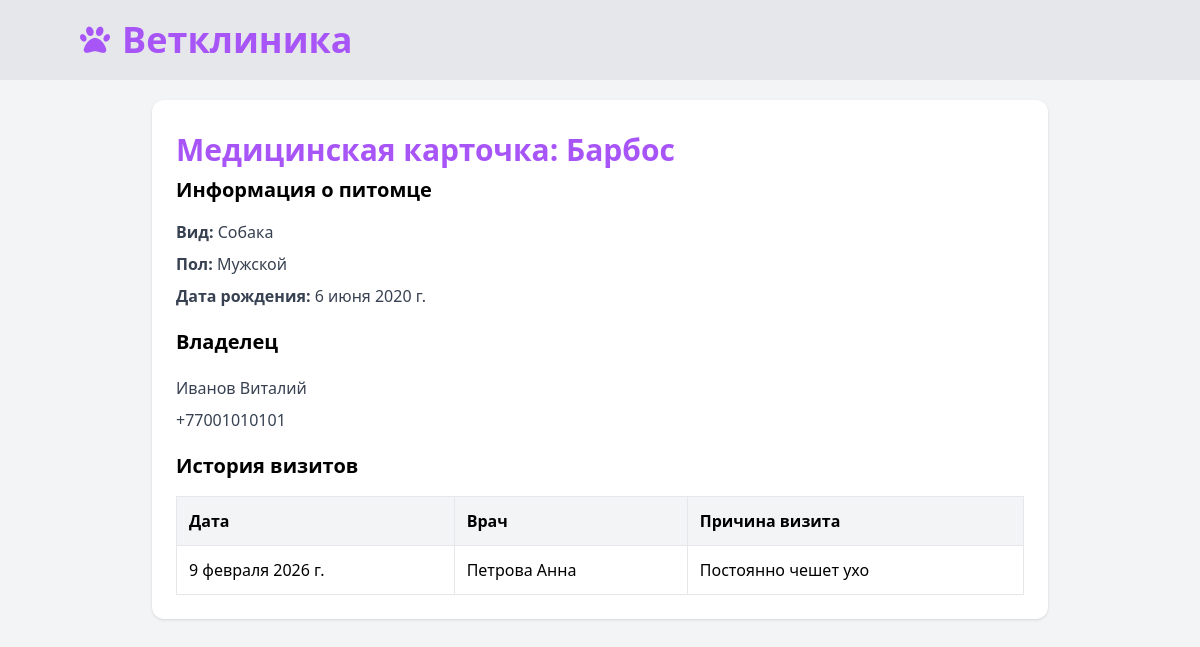
Page /pets/2/ on the committed database.
### main/models.py (models this page shows, shortened)
class Pet(models.Model):
    name = models.CharField('Имя питомца', max_length=100)
    class Type(models.TextChoices):
        CAT = 'cat', 'Кошка'
        DOG = 'dog', 'Собака'
        BIRD = 'bird', 'Птица'
        BUNNY = 'bunny', 'Кролик'
    type = models.CharField('Вид питомца', max_length=20, choices=Type.choices)
    birth_date = models.DateField('Дата рождения')
    class Gender(models.TextChoices):
        FEMALE = 'female', 'Женский'
        MALE = 'male', 'Мужской'
    gender = models.CharField('Пол', max_length=10, choices=Gender.choices)
    owner = models.ForeignKey(
        Owner,
        on_delete=models.CASCADE,
        related_name='pets',
        verbose_name='Владелец'
    )
    class Meta:
        verbose_name = "Питомец"
        verbose_name_plural = "Питомцы"

class Owner(models.Model):
    name = models.CharField('Имя', max_length=100)
    last_name = models.CharField('Фамилия', max_length=100)
    phone = models.CharField(
        'Номер телефона',
        max_length=20,
        validators=[phone_validator]
    )
    email = models.EmailField('Электронная почта', max_length=254)
    class Meta:
        verbose_name = "Владелец"
        verbose_name_plural = "Владельцы"

class Appointment(models.Model):
    pet = models.ForeignKey(
        Pet,
        on_delete=models.CASCADE,
        related_name='appointments',
        verbose_name='Питомец'
    )
    doctor = models.ForeignKey(
        Doctor,
        on_delete=models.CASCADE,
        verbose_name='Врач'
    )
    appointment_date = models.DateField('Дата приема')
    appointment_time = models.TimeField('Время приема')
    reason = models.CharField('Причина визита', max_length=255)
    class Meta:
        verbose_name = "Запись"
        verbose_name_plural = "Записи"

class Doctor(models.Model):
    name = models.CharField('Имя', max_length=100)
    last_name = models.CharField('Фамилия', max_length=100)
    specialization = models.CharField('Специализация', max_length=100)
    class Meta:
        verbose_name = "Врач"
        verbose_name_plural = "Врачи"

### main/views.py (the view)
# urls.py: path('pets/<int:pet_id>/', views.med_card, name='medical_card'),
def med_card(request, pet_id):
    pet = get_object_or_404(Pet, id=pet_id)
    appointments = pet.appointments.all().order_by('-appointment_date')
    return render(request, 'main/med_card.html', {
        'pet': pet,
        'appointments': appointments
    })

### main/templates/main/med_card.html
{% extends "main/layout.html" %}
{% block content %}
<div class="max-w-4xl mx-auto space-y-8">
    <div class="bg-white rounded-xl shadow p-6">
        <h1 class="text-3xl font-bold text-purple-500 py-2">
            Медицинская карточка: {{ pet.name }}
        </h1>
        <h2 class="text-xl font-semibold mb-4">Информация о питомце</h2>
        <ul class="space-y-2 text-gray-700">
            <li><strong>Вид:</strong> {{ pet.get_type_display }}</li>
            <li><strong>Пол:</strong> {{ pet.get_gender_display }}</li>
            <li><strong>Дата рождения:</strong> {{ pet.birth_date }}</li>
        </ul>
        <h2 class="text-xl font-semibold my-5">Владелец</h2>
        <ul class="space-y-2 text-gray-700">
            <li>
                {{ pet.owner.last_name }} {{ pet.owner.name }}
            </li>
            <li>
                {{ pet.owner.phone }}
            </li>
        </ul>
        <h2 class="text-xl font-semibold mb-4 my-5">История визитов</h2>
        <div class="overflow-x-auto">
            <table class="w-full border-collapse">
                <thead>
                    <tr class="bg-gray-100 text-left">
                        <th class="p-3 border">Дата</th>
                        <th class="p-3 border">Врач</th>
                        <th class="p-3 border">Причина визита</th>
                    </tr>
                </thead>
                <tbody>
                    {% for appointment in appointments %}
                    <tr class="hover:bg-gray-50">
                        <td class="p-3 border">
                            {{ appointment.appointment_date }}
                        </td>
                        <td class="p-3 border">
                            {{ appointment.doctor.last_name }}
                            {{ appointment.doctor.name }}
                        </td>
                        <td class="p-3 border">
                            {{ appointment.reason }}
                        </td>
                    </tr>
                    {% empty %}
                    <tr>
                        <td colspan="3" class="p-4 text-center text-gray-500">
                            Записей пока нет
                        </td>
                    </tr>
                    {% endfor %}
                </tbody>
            </table>
        </div>
    </div>
</div>
{% endblock %}

### rows in the picture
Pet: name "Барбос", type "Собака", gender "Мужской", birth_date "6 июня 2020 г.", owner.last_name "Иванов", owner.name "Виталий", owner.phone "+77001010101"
Appointment: appointment_date "9 февраля 2026 г.", doctor.last_name "Петрова", doctor.name "Анна", reason "Постоянно чешет ухо"
